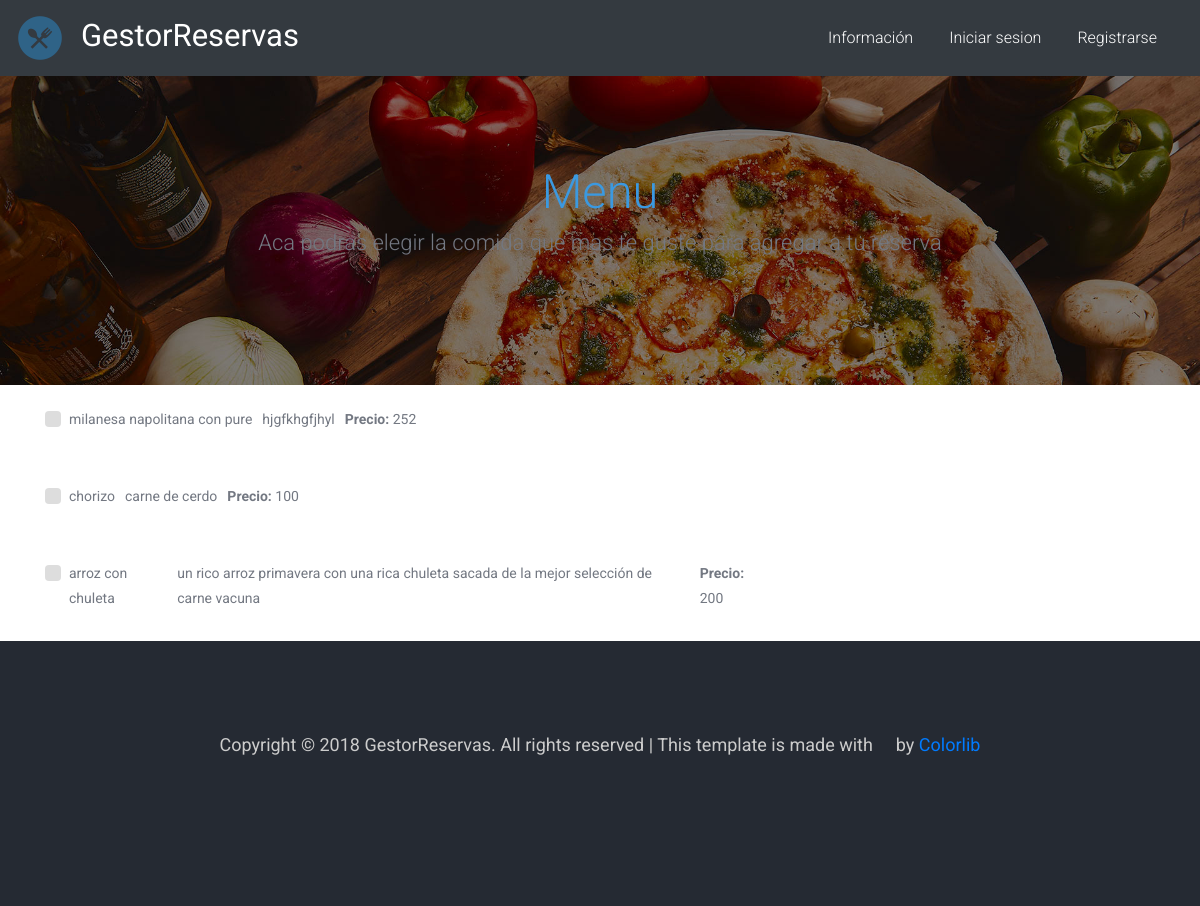
Page /listado/menu/ on the committed database.
### listado/models.py (models this page shows, shortened)
class menu(models.Model):
    nombre = models.CharField(max_length=200)
    precio = models.IntegerField()
    ingredientes = models.TextField(max_length=200)

### listado/views.py (the view)
# urls.py: path('menu/', MenuView.as_view(), name='menu'),
class MenuView(ListView):
    model = menu
    template_name = 'listado/menu.html'
    context_object_name = 'menu'

### listado/templates/listado/menu.html (shortened to what this page needs)
{% extends 'home/base.html' %}
{% load static %}
{% block content %}
    <section class="main-block light-bg" id="menu-slider">
        <div class="container">
            <div class="row">
                <div class="col-md-12">
                    <div class="add-listing-wrap">
                    <h2>Menu</h2>
                    <p>Aca podras elegir la comida que mas te guste para agregar a tu reserva </p>
                    </div>
                </div>
            </div>
        </div>
    </section>
    {% for menu in menu %}
    <div class="container">
        <div class="row detail-checkbox-wrap">
                        <div class="col-sm-8 ">
                            <label class="custom-control custom-checkbox">
                <span class="custom-control-indicator"></span>
                <span class="custom-control-description">{{menu.nombre}}</span>
                <span class="custom-control-description">{{menu.ingredientes}}</span>
                <span class="custom-control-description"><strong>Precio:</strong> {{menu.precio}}</span>
              </label>
            </div>
            </div>
        </div>
    {% endfor %}
{% endblock %}

### gestor/static/css/style.css (style rules this page uses)
body { font-family: 'Roboto', sans-serif; }
h2 { font-size: 47px; }
p { font-size: 15px; }
.main-block { padding: 90px 0; }
.light-bg { background: #f3f4f7; }
.add-listing-wrap { text-align: center; margin: 0 0 36px; }
.add-listing-wrap h2 { font-weight: 300; color: #3b99e0; }
.add-listing-wrap p { font-size: 22px; font-weight: 300; color: #737882; }
.detail-checkbox-wrap { padding: 22px 0; }
.custom-checkbox { color: #737882; font-size: 14px; line-height: 1.8; margin-right: 0; }
.custom-checkbox span { padding: 0 10px 0 0; }
#menu-slider.main-block.light-bg { background-image: url(slider_pizza.jpg); background-size: cover; }

### rows in the picture
menu: nombre "milanesa napolitana con pure", ingredientes "hjgfkhgfjhyl", precio "252"
menu: nombre "chorizo", ingredientes "carne de cerdo", precio "100"
menu: nombre "arroz con chuleta", ingredientes "un rico arroz primavera con una rica chuleta sacada de la mejor selección de carne vacuna", precio "200"
